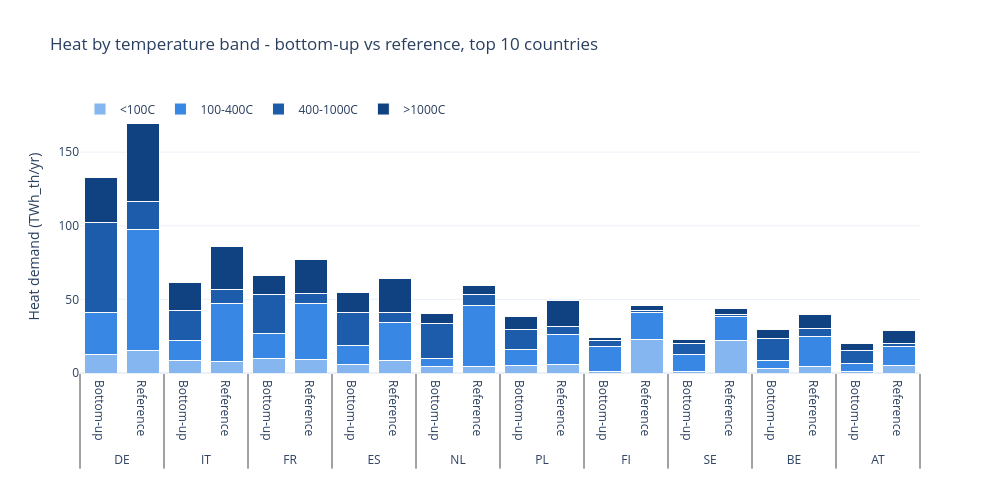

Notebook code cell kept with this figure:
### Code cell
# top-10 countries: paired stacked bars (bottom-up | reference) by band
top10 = list(ref_band.sum(axis=1).sort_values(ascending=False).head(10).index)
fig = go.Figure()
for est, data in [("Bottom-up", bu_band), ("Reference", ref_band)]:
    for bd in BANDS4:
        fig.add_bar(
            x=[[c for c in top10], [est] * len(top10)],
            y=data.loc[top10, bd], name=bd, legendgroup=bd,
            showlegend=(est == "Bottom-up"), marker_color=BAND_RAMP[bd],
            marker_line=dict(color="#fcfcfb", width=1),
            hovertemplate=f"%{{x}} {bd}: %{{y:.1f}} TWh<extra>{est}</extra>",
        )
fig.update_layout(
    barmode="stack", template="plotly_white", height=480, width=1000,
    title="Heat by temperature band - bottom-up vs reference, top 10 countries",
    yaxis_title="Heat demand (TWh_th/yr)",
    legend=dict(orientation="h", y=1.02, x=0),
)
fig.show()

### Figure 1 — Plotly figure (JSON) as saved in the notebook; plotly's stock layout.template omitted (floating-point values rounded to 4 significant figures)
{"data": [{"hovertemplate": "%{x} <100C: %{y:.1f} TWh<extra>Bottom-up</extra>", "legendgroup": "<100C", "marker": {"color": "#86b6ef", "line": {"color": "#fcfcfb", "width": 1}}, "name": "<100C", "showlegend": true, "type": "bar", "x": [["DE", "IT", "FR", "ES", "NL", "PL", "FI", "SE", "BE", "AT"], ["Bottom-up", "Bottom-up", "Bottom-up", "Bottom-up", "Bottom-up", "Bottom-up", "Bottom-up", "Bottom-up", "Bottom-up", "Bottom-up"]], "y": [12.64, 8.577, 10.06, 5.767, 4.297, 4.838, 0.9635, 0.7525, 3.279, 1.288]}, {"hovertemplate": "%{x} 100-400C: %{y:.1f} TWh<extra>Bottom-up</extra>", "legendgroup": "100-400C", "marker": {"color": "#3987e5", "line": {"color": "#fcfcfb", "width": 1}}, "name": "100-400C", "showlegend": true, "type": "bar", "x": [["DE", "IT", "FR", "ES", "NL", "PL", "FI", "SE", "BE", "AT"], ["Bottom-up", "Bottom-up", "Bottom-up", "Bottom-up", "Bottom-up", "Bottom-up", "Bottom-up", "Bottom-up", "Bottom-up", "Bottom-up"]], "y": [28.11, 13.21, 16.71, 13.08, 5.442, 11.34, 17.06, 11.99, 4.947, 5.329]}, {"hovertemplate": "%{x} 400-1000C: %{y:.1f} TWh<extra>Bottom-up</extra>", "legendgroup": "400-1000C", "marker": {"color": "#1c5cab", "line": {"color": "#fcfcfb", "width": 1}}, "name": "400-1000C", "showlegend": true, "type": "bar", "x": [["DE", "IT", "FR", "ES", "NL", "PL", "FI", "SE", "BE", "AT"], ["Bottom-up", "Bottom-up", "Bottom-up", "Bottom-up", "Bottom-up", "Bottom-up", "Bottom-up", "Bottom-up", "Bottom-up", "Bottom-up"]], "y": [61.29, 20.9, 26.64, 22.59, 23.76, 13.39, 3.911, 7.39, 14.91, 8.897]}, {"hovertemplate": "%{x} >1000C: %{y:.1f} TWh<extra>Bottom-up</extra>", "legendgroup": ">1000C", "marker": {"color": "#104281", "line": {"color": "#fcfcfb", "width": 1}}, "name": ">1000C", "showlegend": true, "type": "bar", "x": [["DE", "IT", "FR", "ES", "NL", "PL", "FI", "SE", "BE", "AT"], ["Bottom-up", "Bottom-up", "Bottom-up", "Bottom-up", "Bottom-up", "Bottom-up", "Bottom-up", "Bottom-up", "Bottom-up", "Bottom-up"]], "y": [30.92, 18.57, 13.02, 13.23, 7.082, 8.687, 2.361, 2.608, 6.163, 4.427]}, {"hovertemplate": "%{x} <100C: %{y:.1f} TWh<extra>Reference</extra>", "legendgroup": "<100C", "marker": {"color": "#86b6ef", "line": {"color": "#fcfcfb", "width": 1}}, "name": "<100C", "showlegend": false, "type": "bar", "x": [["DE", "IT", "FR", "ES", "NL", "PL", "FI", "SE", "BE", "AT"], ["Reference", "Reference", "Reference", "Reference", "Reference", "Reference", "Reference", "Reference", "Reference", "Reference"]], "y": [14.98, 7.734, 9.402, 8.293, 4.703, 5.511, 22.7, 21.75, 4.096, 5.163]}, {"hovertemplate": "%{x} 100-400C: %{y:.1f} TWh<extra>Reference</extra>", "legendgroup": "100-400C", "marker": {"color": "#3987e5", "line": {"color": "#fcfcfb", "width": 1}}, "name": "100-400C", "showlegend": false, "type": "bar", "x": [["DE", "IT", "FR", "ES", "NL", "PL", "FI", "SE", "BE", "AT"], ["Reference", "Reference", "Reference", "Reference", "Reference", "Reference", "Reference", "Reference", "Reference", "Reference"]], "y": [82.55, 39.81, 37.53, 25.76, 41.22, 20.47, 18.46, 16.41, 20.84, 13.03]}, {"hovertemplate": "%{x} 400-1000C: %{y:.1f} TWh<extra>Reference</extra>", "legendgroup": "400-1000C", "marker": {"color": "#1c5cab", "line": {"color": "#fcfcfb", "width": 1}}, "name": "400-1000C", "showlegend": false, "type": "bar", "x": [["DE", "IT", "FR", "ES", "NL", "PL", "FI", "SE", "BE", "AT"], ["Reference", "Reference", "Reference", "Reference", "Reference", "Reference", "Reference", "Reference", "Reference", "Reference"]], "y": [19.15, 9.106, 6.769, 7.27, 7.545, 5.49, 1.21, 1.648, 5.018, 2.0]}, {"hovertemplate": "%{x} >1000C: %{y:.1f} TWh<extra>Reference</extra>", "legendgroup": ">1000C", "marker": {"color": "#104281", "line": {"color": "#fcfcfb", "width": 1}}, "name": ">1000C", "showlegend": false, "type": "bar", "x": [["DE", "IT", "FR", "ES", "NL", "PL", "FI", "SE", "BE", "AT"], ["Reference", "Reference", "Reference", "Reference", "Reference", "Reference", "Reference", "Reference", "Reference", "Reference"]], "y": [59.47, 29.55, 23.61, 23.19, 6.11, 17.9, 3.422, 4.295, 9.726, 8.602]}], "layout": {"barmode": "stack", "height": 480, "legend": {"orientation": "h", "x": 0, "y": 1.02}, "title": {"text": "Heat by temperature band - bottom-up vs reference, top 10 countries"}, "width": 1000, "yaxis": {"title": {"text": "Heat demand (TWh_th/yr)"}}}}
